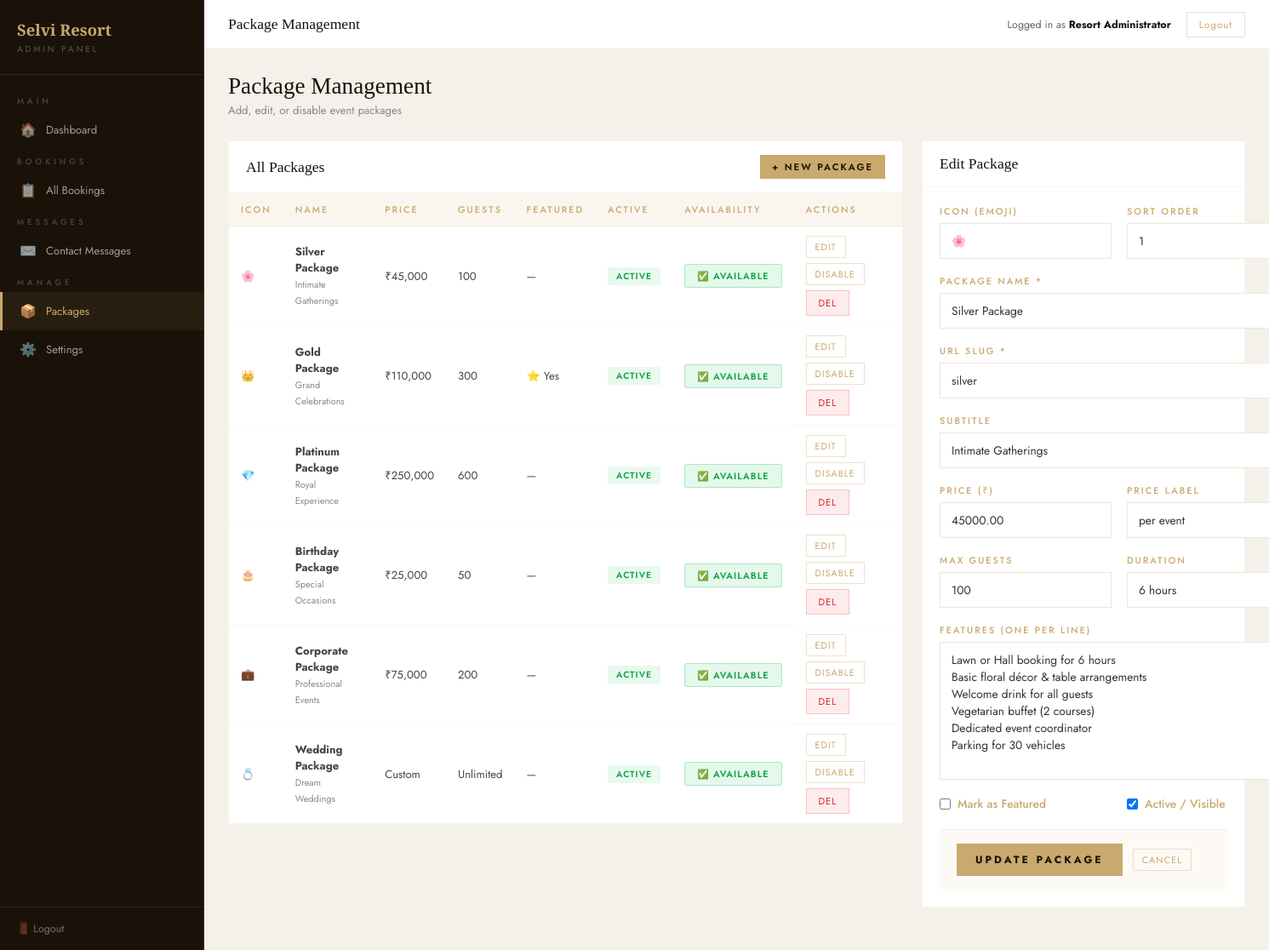
The page /admin/packages.php?edit=1 (signed in) on the database its author committed.
### tables this page shows
CREATE TABLE packages (
  id           INT AUTO_INCREMENT PRIMARY KEY,
  name         VARCHAR(100) NOT NULL,
  slug         VARCHAR(100) NOT NULL UNIQUE,
  icon         VARCHAR(10)  DEFAULT '🎉',
  subtitle     VARCHAR(150),
  price        DECIMAL(10,2),
  price_label  VARCHAR(50)  DEFAULT 'per event',
  max_guests   INT,
  duration     VARCHAR(80),
  features     TEXT,            
  is_featured  TINYINT(1)   DEFAULT 0,
  is_available TINYINT(1)   DEFAULT 1,
  is_active    TINYINT(1)   DEFAULT 1,
  sort_order   INT          DEFAULT 0,
  created_at   DATETIME DEFAULT CURRENT_TIMESTAMP,
  updated_at   DATETIME DEFAULT CURRENT_TIMESTAMP ON UPDATE CURRENT_TIMESTAMP
);

### admin/packages.php (the view, shortened to what this page needs)
<?php
$pdo = getDB();
$editing = null;
if (isset($_GET['edit'])) {
    $s = $pdo->prepare("SELECT * FROM packages WHERE id=?"); $s->execute([(int)$_GET['edit']]); $editing = $s->fetch();
}
$packages = $pdo->query("SELECT *, COALESCE(is_available, 1) as is_available FROM packages ORDER BY sort_order ASC, id ASC")->fetchAll();
?>
<!DOCTYPE html>
<html lang="en">
<head>
</head>
<body>
<?php include __DIR__.'/sidebar.php'; ?>
<div class="main">
<?php include __DIR__.'/topbar.php'; ?>
<div class="content">
  <div class="page-title"><h2>Package Management</h2><p>Add, edit, or disable event packages</p></div>
  <div style="display:grid;grid-template-columns:1fr 380px;gap:22px;align-items:start">
    <div class="card">
      <div class="card-header"><h3>All Packages</h3><a href="packages.php" class="btn-sm">+ New Package</a></div>
      <table class="data-table">
        <thead><tr><th>Icon</th><th>Name</th><th>Price</th><th>Guests</th><th>Featured</th><th>Active</th><th>Availability</th><th>Actions</th></tr></thead>
        <tbody>
        <?php foreach($packages as $p): ?>
        <tr>
          <td><?= $p['icon'] ?></td>
          <td><strong><?= htmlspecialchars($p['name']) ?></strong><br><small style="color:#888"><?= htmlspecialchars($p['subtitle']) ?></small></td>
          <td><?= $p['price'] > 0 ? '₹'.number_format($p['price']) : 'Custom' ?></td>
          <td><?= $p['max_guests'] < 9999 ? $p['max_guests'] : 'Unlimited' ?></td>
          <td><?= $p['is_featured'] ? '⭐ Yes' : '—' ?></td>
          <td><span class="badge" style="background:<?= $p['is_active'] ? 'rgba(34,197,94,.1)' : 'rgba(239,68,68,.1)' ?>;color:<?= $p['is_active'] ? '#16a34a' : '#dc2626' ?>"><?= $p['is_active'] ? 'Active' : 'Inactive' ?></span></td>
          <td>
            <?php $avail = (int)($p['is_available'] ?? 1); ?>
            <button
              class="toggle-avail-btn <?= $avail ? 'is-available' : 'is-full' ?>"
              id="avail-btn-<?= $p['id'] ?>"
              data-id="<?= $p['id'] ?>"
              data-available="<?= $avail ?>"
              onclick="toggleAvailability(this)"
            >
              <span class="btn-label"><?= $avail ? '✅ Available' : '🚫 Full' ?></span>
            </button>
          </td>
          <td style="display:flex;gap:6px;flex-wrap:wrap">
            <a href="?edit=<?= $p['id'] ?>" class="btn-xs">Edit</a>
            <form method="POST" style="display:inline"><button type="submit" class="btn-xs"><?= $p['is_active'] ? 'Disable' : 'Enable' ?></button></form>
            <form method="POST" style="display:inline"><button type="submit" class="btn-danger" onclick="return confirm('Delete this package?')">Del</button></form>
          </td>
        </tr>
        <?php endforeach; ?>
        </tbody>
      </table>
    </div>
    <div class="card">
      <div class="card-header"><h3><?= $editing ? 'Edit Package' : 'Add New Package' ?></h3></div>
      <form method="POST" style="padding:20px">
        <div class="form-grid">
          <div class="form-group"><label>Icon (emoji)</label><input type="text" name="icon" value="<?= htmlspecialchars($editing['icon'] ?? '🎉') ?>" maxlength="5"></div>
          <div class="form-group"><label>Sort Order</label><input type="number" name="sort_order" value="<?= $editing['sort_order'] ?? 0 ?>"></div>
          <div class="form-group full"><label>Package Name *</label><input type="text" name="name" value="<?= htmlspecialchars($editing['name'] ?? '') ?>" required></div>
          <div class="form-group full"><label>URL Slug *</label><input type="text" name="slug" value="<?= htmlspecialchars($editing['slug'] ?? '') ?>" placeholder="gold-package" required></div>
          <div class="form-group full"><label>Subtitle</label><input type="text" name="subtitle" value="<?= htmlspecialchars($editing['subtitle'] ?? '') ?>" placeholder="Grand Celebrations"></div>
          <div class="form-group"><label>Price (₹)</label><input type="number" name="price" value="<?= $editing['price'] ?? 0 ?>" min="0" step="100"></div>
          <div class="form-group"><label>Price Label</label><input type="text" name="price_label" value="<?= htmlspecialchars($editing['price_label'] ?? 'per event') ?>"></div>
          <div class="form-group"><label>Max Guests</label><input type="number" name="max_guests" value="<?= $editing['max_guests'] ?? 100 ?>"></div>
          <div class="form-group"><label>Duration</label><input type="text" name="duration" value="<?= htmlspecialchars($editing['duration'] ?? '') ?>" placeholder="6 hours"></div>
          <div class="form-group full">
            <label>Features (one per line)</label>
            <textarea name="features" rows="7" placeholder="Feature 1&#10;Feature 2&#10;Feature 3"><?php
              if ($editing) {
                $feats = json_decode($editing['features'], true) ?? [];
                echo htmlspecialchars(implode("\n", $feats));
              }
            ?></textarea>
          </div>
          <div class="form-group"><label style="display:flex;align-items:center;gap:8px;text-transform:none;letter-spacing:0;font-size:.86rem;cursor:pointer"><input type="checkbox" name="is_featured" <?= ($editing['is_featured'] ?? 0) ? 'checked' : '' ?>> Mark as Featured</label></div>
          <div class="form-group"><label style="display:flex;align-items:center;gap:8px;text-transform:none;letter-spacing:0;font-size:.86rem;cursor:pointer"><input type="checkbox" name="is_active" <?= ($editing['is_active'] ?? 1) ? 'checked' : '' ?>> Active / Visible</label></div>
        </div>
        <div class="form-actions">
          <button type="submit" class="btn-primary"><?= $editing ? 'Update Package' : 'Create Package' ?></button>
          <?php if($editing): ?><a href="packages.php" class="btn-xs">Cancel</a><?php endif; ?>
        </div>
      </form>
    </div>
  </div>
</div>
</div>
</body></html>

### admin/packages.php (style rules this page uses)
.toggle-avail-btn { display: inline-flex; align-items: center; gap: 5px; padding: 5px 14px; border: none; border-radius: 3px; font-family: 'Jost', sans-serif; font-size: .68rem; font-weight: 600; letter-spacing: 1px; text-transform: uppercase; cursor: pointer; transition: all .25s; white-space: nowrap; min-width: 110px; justify-content: center; }
.toggle-avail-btn.is-available { background: rgba(34,197,94,.12); color: #16a34a; border: 1px solid rgba(34,197,94,.3); }

### rows shown on the page
packages: icon "🌸", name "Silver Package", subtitle "Intimate Gatherings", price "45,000", max_guests "100", shows "ACTIVE", is_available "✅ AVAILABLE", shows "DISABLE", sort_order "1", slug "silver", price "45000.00", price_label "per event", duration "6 hours", features "Lawn or Hall booking for 6 hours Basic floral décor & table arrangements Welcome drink for all guests Vegetarian buffet (2 courses) Dedicated event coordinator Parking for 30 vehicles", is_active "☑"
packages: icon "👑", name "Gold Package", subtitle "Grand Celebrations", price "110,000", max_guests "300", is_featured "⭐ Yes", is_active "ACTIVE"
packages: icon "💎", name "Platinum Package", subtitle "Royal Experience", price "250,000", max_guests "600", is_active "ACTIVE"
packages: icon "🎂", name "Birthday Package", subtitle "Special Occasions", price "25,000", max_guests "50", is_active "ACTIVE"
packages: icon "💼", name "Corporate Package", subtitle "Professional Events", price "75,000", max_guests "200", is_active "ACTIVE"
packages: icon "💍", name "Wedding Package", subtitle "Dream Weddings", price "Custom", max_guests "Unlimited", is_active "ACTIVE"

### other values the page prints
$title "Package Management"
$admin['full_name'] "Resort Administrator"
